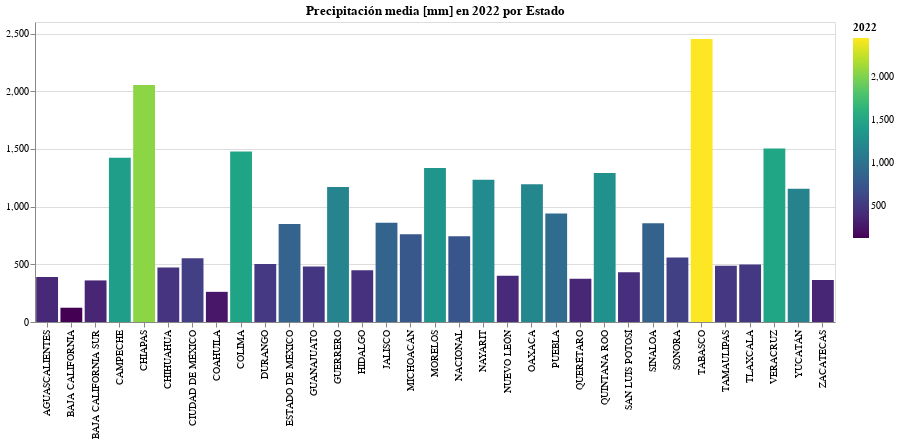

Notebook cell for this chart:
### Code cell
# df = pd.read_csv("../results/Clean_Data/precipitacion_anual.csv", header=0)
bar_chart(2022,df)
